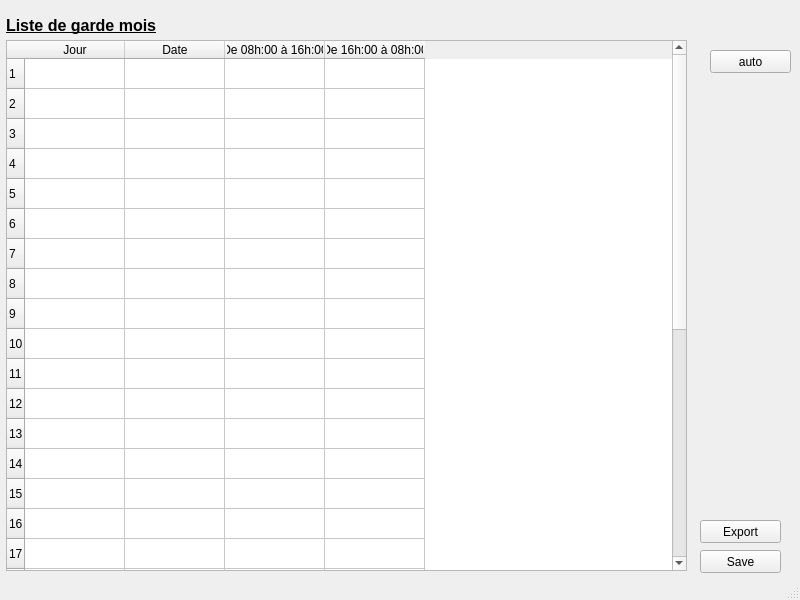
<?xml version="1.0" encoding="UTF-8"?>
<ui version="4.0">
 <class>MainWindow</class>
 <widget class="QMainWindow" name="MainWindow">
  <property name="geometry">
   <rect>
    <x>0</x>
    <y>0</y>
    <width>800</width>
    <height>600</height>
   </rect>
  </property>
  <property name="sizePolicy">
   <sizepolicy hsizetype="Fixed" vsizetype="Fixed">
    <horstretch>0</horstretch>
    <verstretch>0</verstretch>
   </sizepolicy>
  </property>
  <property name="minimumSize">
   <size>
    <width>800</width>
    <height>600</height>
   </size>
  </property>
  <property name="maximumSize">
   <size>
    <width>800</width>
    <height>600</height>
   </size>
  </property>
  <property name="windowTitle">
   <string>Planing de garde des infirmiers</string>
  </property>
  <widget class="QWidget" name="centralwidget">
   <widget class="QTableWidget" name="tableWidget">
    <property name="geometry">
     <rect>
      <x>6</x>
      <y>40</y>
      <width>681</width>
      <height>531</height>
     </rect>
    </property>
    <property name="editTriggers">
     <set>QAbstractItemView::NoEditTriggers</set>
    </property>
    <property name="selectionMode">
     <enum>QAbstractItemView::NoSelection</enum>
    </property>
    <row>
     <property name="text">
      <string>1</string>
     </property>
    </row>
    <row>
     <property name="text">
      <string>2</string>
     </property>
    </row>
    <row>
     <property name="text">
      <string>3</string>
     </property>
    </row>
    <row>
     <property name="text">
      <string>4</string>
     </property>
    </row>
    <row>
     <property name="text">
      <string>5</string>
     </property>
    </row>
    <row>
     <property name="text">
      <string>6</string>
     </property>
    </row>
    <row>
     <property name="text">
      <string>7</string>
     </property>
    </row>
    <row>
     <property name="text">
      <string>8</string>
     </property>
    </row>
    <row>
     <property name="text">
      <string>9</string>
     </property>
    </row>
    <row>
     <property name="text">
      <string>10</string>
     </property>
    </row>
    <row>
     <property name="text">
      <string>11</string>
     </property>
    </row>
    <row>
     <property name="text">
      <string>12</string>
     </property>
    </row>
    <row>
     <property name="text">
      <string>13</string>
     </property>
    </row>
    <row>
     <property name="text">
      <string>14</string>
     </property>
    </row>
    <row>
     <property name="text">
      <string>15</string>
     </property>
    </row>
    <row>
     <property name="text">
      <string>16</string>
     </property>
    </row>
    <row>
     <property name="text">
      <string>17</string>
     </property>
    </row>
    <row>
     <property name="text">
      <string>18</string>
     </property>
    </row>
    <row>
     <property name="text">
      <string>19</string>
     </property>
    </row>
    <row>
     <property name="text">
      <string>20</string>
     </property>
    </row>
    <row>
     <property name="text">
      <string>21</string>
     </property>
    </row>
    <row>
     <property name="text">
      <string>22</string>
     </property>
    </row>
    <row>
     <property name="text">
      <string>23</string>
     </property>
    </row>
    <row>
     <property name="text">
      <string>24</string>
     </property>
    </row>
    <row>
     <property name="text">
      <string>25</string>
     </property>
    </row>
    <row>
     <property name="text">
      <string>26</string>
     </property>
    </row>
    <row>
     <property name="text">
      <string>27</string>
     </property>
    </row>
    <row>
     <property name="text">
      <string>28</string>
     </property>
    </row>
    <row>
     <property name="text">
      <string>29</string>
     </property>
    </row>
    <row>
     <property name="text">
      <string>30</string>
     </property>
    </row>
    <row>
     <property name="text">
      <string>31</string>
     </property>
    </row>
    <column>
     <property name="text">
      <string>Jour</string>
     </property>
    </column>
    <column>
     <property name="text">
      <string>Date</string>
     </property>
    </column>
    <column>
     <property name="text">
      <string>De 08h:00 à 16h:00</string>
     </property>
    </column>
    <column>
     <property name="text">
      <string>De 16h:00 à 08h:00</string>
     </property>
    </column>
   </widget>
   <widget class="QLabel" name="label">
    <property name="geometry">
     <rect>
      <x>6</x>
      <y>10</y>
      <width>441</width>
      <height>31</height>
     </rect>
    </property>
    <property name="font">
     <font>
      <pointsize>12</pointsize>
      <weight>75</weight>
      <italic>false</italic>
      <bold>true</bold>
      <underline>true</underline>
     </font>
    </property>
    <property name="text">
     <string>Liste de garde mois</string>
    </property>
    <property name="alignment">
     <set>Qt::AlignLeading|Qt::AlignLeft|Qt::AlignVCenter</set>
    </property>
   </widget>
   <widget class="QPushButton" name="pushButton">
    <property name="geometry">
     <rect>
      <x>700</x>
      <y>550</y>
      <width>81</width>
      <height>23</height>
     </rect>
    </property>
    <property name="text">
     <string>Save</string>
    </property>
   </widget>
   <widget class="QPushButton" name="pushButton_2">
    <property name="geometry">
     <rect>
      <x>700</x>
      <y>520</y>
      <width>81</width>
      <height>23</height>
     </rect>
    </property>
    <property name="text">
     <string>Export</string>
    </property>
   </widget>
   <widget class="QPushButton" name="pushButton_3">
    <property name="geometry">
     <rect>
      <x>710</x>
      <y>50</y>
      <width>81</width>
      <height>23</height>
     </rect>
    </property>
    <property name="text">
     <string>auto</string>
    </property>
   </widget>
  </widget>
  <widget class="QStatusBar" name="statusbar"/>
 </widget>
 <resources/>
 <connections/>
</ui>
